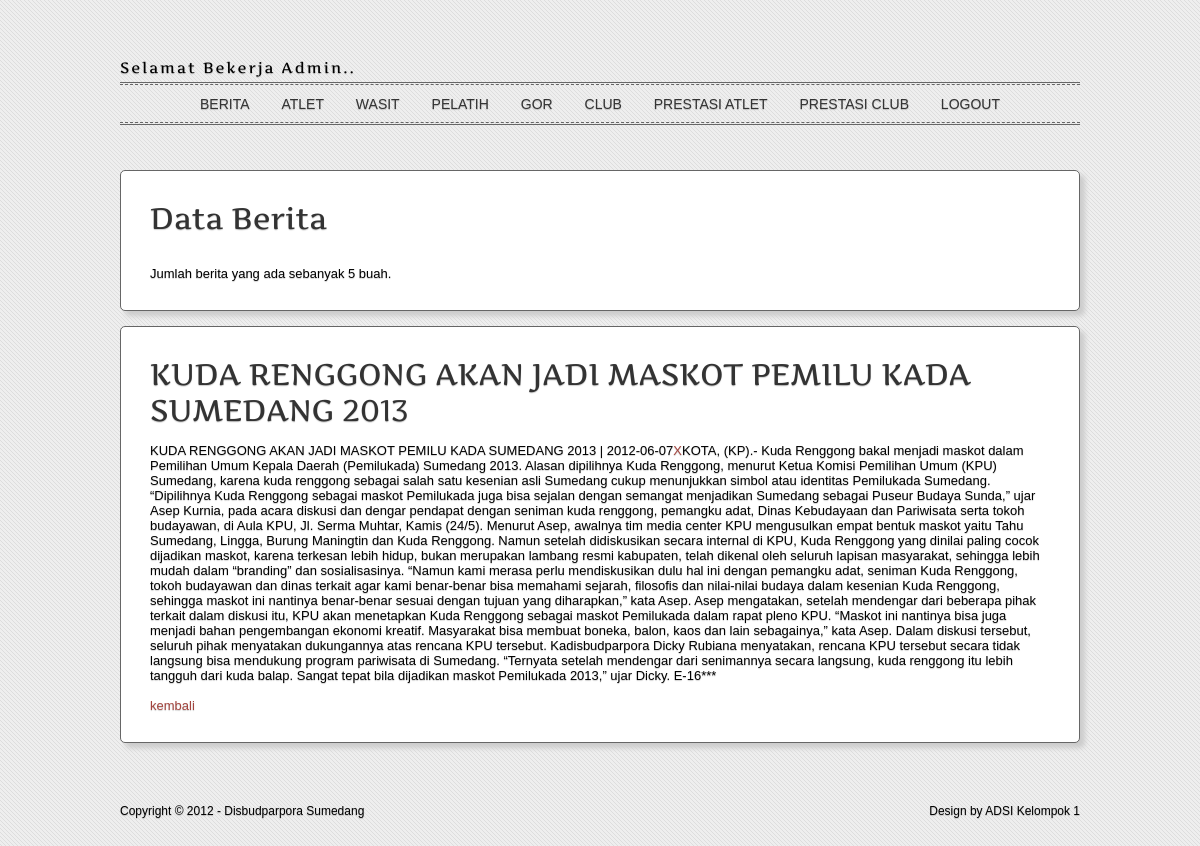
The page /21232f297a57a5a743894a0e4a801f/detail_berita.php?id=15&judul=KUDA RENGGONG AKAN JADI MASKOT PEMILU KADA SUMEDANG 2013 (signed in) on the database its author committed.
### tables this page shows
CREATE TABLE IF NOT EXISTS `berita` (
  `id` int(10) unsigned NOT NULL AUTO_INCREMENT,
  `judul` varchar(255) NOT NULL,
  `isi` text NOT NULL,
  `tanggal` date NOT NULL,
  PRIMARY KEY (`id`)
);

### 21232f297a57a5a743894a0e4a801f/detail_berita.php (the view, shortened to what this page needs)
<?php session_start();
if(!isset($_SESSION['id']))
{
	?>
	<script language="javascript">
	alert("Maaf, Anda tidak berhak mengakses halaman ini!!");
	document.location="../index.php";
	</script>
	<?php
}
else{
?>
<!DOCTYPE html>
<link rel="stylesheet" href="../styles/elegant-press.css" type="text/css" />
</head>
<body>
<div class="main-container">
  <div id="sub-headline">
    <div class="tagline_left"><p id="tagline2">Selamat Bekerja Admin..</div>
    <br class="clear" />
  </div>
</div>
<div class="main-container">
  <div id="nav-container">
   <nav>
    <ul class="nav">
			<li><a href="isiberita.php">Berita</a></li>
			<li><a href="page.php?halaman=1&amp;page=1">Atlet</a></li>
			<li><a href="page.php?halaman=2&amp;page=1">Wasit</a></li>
			<li><a href="page.php?halaman=3&amp;page=1">Pelatih</a></li>
			<li><a href="page.php?halaman=4&amp;page=1">GOR</a></li>
			<li><a href="page.php?halaman=5&amp;page=1">Club</a></li>
			<li><a href="page.php?halaman=6&page=1">Prestasi Atlet</a></li>
			<li><a href="page.php?halaman=7&page=1">Prestasi Club</a></li>
			<li><a href="d56b699830e77ba53855679cb1d252/logout.php">Logout</a></li>
    </ul>
   </nav>
  </div>
</div>
<div class="main-container">
  <div class="container1">
<br />
    <article class="box" id="home_featured21">
	<?php
		$query   = "SELECT COUNT(*) AS jumData FROM berita";
		$hasil   = mysql_query($query);
		$data    = mysql_fetch_array($hasil);
		$jumData = $data['jumData'];
	echo "<h1>Data Berita</h1>";
	echo "<br>Jumlah berita yang ada sebanyak $jumData buah.";
	?>
	</article>
	<br><article class="box" id="home_featured21">
	 <?php
        $kode_artikel = $_GET['id'];
        $judul_artikel = $_GET['judul'];
        echo "<h1>".$judul_artikel."</h1>";
        $sql = mysql_query("SELECT id AS kode_artikel, judul, isi, tanggal"." FROM berita WHERE id='$kode_artikel' ");
        while ($data=mysql_fetch_row($sql))
        {
            echo "<tr><td><font color='#000000'>$data[1] </font> | $data[3]</td><td><a href='hapusBerita.php?idDelete=".$data[0]."'>X</a></td></tr><tr><td>$data[2]</td></tr>";
            echo "<br><br><tr><td><a href=berita.php>kembali</a></td></tr>";
        }
    ?>
	</article>
 </div>
<br /><br />
</div>
 <footer>
    <p class="tagline_left">Copyright &copy; 2012 - Disbudparpora Sumedang </p>
    <p class="tagline_right">Design by ADSI Kelompok 1</p>
    <br class="clear" />
  </footer>
<br />
<br />
    </body>
</html>
<?php
}?>

### styles/elegant-press.css (style rules this page uses)
html,body,div,span,object,iframe,h1,h2,h3,h4,h5,h6,p,blockquote,pre,abbr,address,cite,code,del,dfn,em,img,ins,kbd,q,samp,small,strong,sub,sup,var,b,i,dl,dt,dd,ol,ul,li,fieldset,form,label,select [name=jk], select [name=tgl_lahir], select [name=bln_lahir], select [name=thn_lahir],option,legend,table,caption,tbody,tfoot,thead,tr,th,td,article,aside,canvas,details,figcaption,figure,footer,header,hgroup,menu,nav,section,summary,time,mark,audio,video { border:0;font-size:100%;vertical-align:baseline;margin:0;padding:0 }
article,aside,details,figcaption,figure,footer,header,hgroup,menu,nav,section { display:block }
body { margin-top:30px;font-size:13px;font-family:Tahoma, Georgia, "Times New Roman", Times, serif;font-family:Century Gothic, sans-serif;color:#000;background:#eee url(../images/bg.png) repeat;padding:0;text-shadow:0px 1px 1px rgba(0, 0, 0, 0.2) }
a { outline:none;text-decoration:none;color:#A3443E }
.tagline_left { float:left }
.tagline_right { float:right }
div.main-container { display:block;text-align:left;margin:0 0 1px }
div.main-container h1,div.main-container h2,div.main-container h3,div.main-container h4,div.main-container h5,div.main-container h6 { font-family:Artifika, Arial, Helvetica, sans-serif;font-weight:400;line-height:normal;margin:0 0 15px;padding:0 }
h1 { font-size:30px }
#sub-headline { border-bottom:1px solid #666;padding:15px 0 }
#sub-headline .tagline_left { margin:8px 0 0;padding:0 }
.container1 { border-top:1px solid #666;padding:30px 0 }
.box { background-color:#FFF;border:1px solid #666;-webkit-border-radius:5px;-moz-border-radius:5px;border-radius:5px;-webkit-box-shadow:5px 5px 5px #ccc;-moz-box-shadow:5px 5px 5px #ccc;box-shadow:5px 5px 5px #ccc;padding:29px }
footer { font-size:12px }
h1,h2,h3,h4,h5,h6 { color:#333;font-family:Artifika, Arial, Helvetica, sans-serif }
p { color:#000 }
#tagline2 { padding-top:5px;font-size:15px;letter-spacing:2px;font-family:Artifika, Arial, Helvetica, sans-serif;margin-bottom:-10px }
#header,#sub-headline,#nav-container,#breadcrumb,.container,.container1,.grid,footer,.callout .grid { position:relative;display:block;width:960px;margin:0 auto }
#comments .commentlist,footer p { margin:0;padding:0 }
#nav-container { z-index:1000;font-size:14px;text-align:center;text-transform:uppercase;border-top:1px dashed #666;border-bottom:1px dashed #666 }
.nav,.nav * { list-style:none;margin:0;padding:0 }
.nav li { position:relative;display:inline-block;zoom:1;*display:inline }
.nav a { display:block;position:relative;color:#333;text-decoration:none;padding:.75em 1em }
.nav a,.nav a:visited,.nav li.active li a { color:#333 }

### rows shown on the page
berita: judul "KUDA RENGGONG AKAN JADI MASKOT PEMILU KADA SUMEDANG 2013", tanggal "2012-06-07", isi "KOTA, (KP).- Kuda Renggong bakal menjadi maskot dalam Pemilihan Umum Kepala Daerah (Pemilukada) Sumedang 2013. Alasan dipilihnya Kuda Renggong, menurut Ketua Komisi Pemilihan Umum (KPU) Sumedang, karena kuda renggong sebagai salah satu kesenian asli Sumedang cukup menunjukkan simbol atau identitas Pemilukada Sumedang. “Dipilihnya Kuda Renggong sebagai maskot Pemilukada juga bisa sejalan dengan semangat menjadikan Sumedang sebagai Puseur Budaya Sunda,” ujar Asep Kurnia, pada acara diskusi dan dengar pendapat dengan seniman kuda renggong, pemangku adat, Dinas Kebudayaan dan Pariwisata serta tokoh budayawan, di Aula KPU, Jl. Serma Muhtar, Kamis (24/5). Menurut Asep, awalnya tim media center…"

### other values the page prints
$jumData "5"
$judul_artikel "KUDA RENGGONG AKAN JADI MASKOT PEMILU KADA SUMEDANG 2013"
